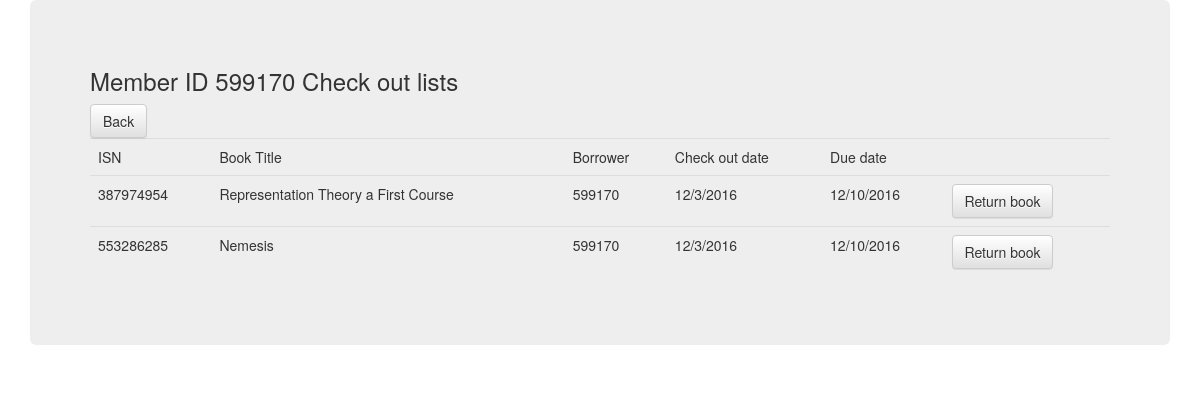
Screenshot of /mingyuanDB/searchcheckout.php?member_id=599170 with the database file from the repository.
### tables this page shows
CREATE TABLE `check_outs` (
  `serial_number` int(11) NOT NULL,
  `member_id` int(11) NOT NULL,
  `check_out_date` varchar(40) NOT NULL,
  `due_date` varchar(40) NOT NULL
);

CREATE TABLE `book` (
  `book_id` int(11) NOT NULL,
  `Author_id` int(11) NOT NULL,
  `publisher_id` int(11) NOT NULL,
  `subject_id` int(100) NOT NULL,
  `title` varchar(100) NOT NULL,
  `year` int(11) NOT NULL
);

### mingyuanDB/searchcheckout.php (the view, shortened to what this page needs)
<!DOCTYPE html PUBLIC "-//W3C//DTD XHTML 1.0 Transitional//EN" "http://www.w3.org/TR/xhtml1/DTD/xhtml1-transitional.dtd">
<html xmlns="http://www.w3.org/1999/xhtml">
<head>
    <link rel="stylesheet" href="https://maxcdn.bootstrapcdn.com/bootstrap/3.3.6/css/bootstrap.min.css" />
    <link rel="stylesheet" href="https://maxcdn.bootstrapcdn.com/bootstrap/3.3.6/css/bootstrap-theme.min.css" />
</head>
<div class="container">
    <div class="jumbotron">
        <?php
require 'database/connect.php';
$member_id = $_REQUEST['member_id'];
$sql = "select * from check_outs,copy,book where book.book_id = copy.book_id and copy.serial_number = check_outs.serial_number and member_id = '$member_id'";
$result = mysqli_query($conn,$sql);
echo "<h3>Member ID ".$member_id." Check out lists</h3>";
echo "<a href='employeeIndex.php'><button class='btn btn-default'>Back</button></a>";
if (mysqli_num_rows($result) == 0){
    echo "<p>No checkouts</p>";
    mysqli_free_result($result);
    mysqli_close($conn);
}
else{
    echo "<table class='table'>";
    echo        "<tr><td>ISN</td><td>Book Title</td><td>Borrower</td><td>Check out date</td><td>Due date</td><td></td></tr>";
    while($row = $result->fetch_assoc()) {
		echo "<form action='returnbook.php' method='post'><input type='text' name='serial_number' style='display:none;' value=".$row["serial_number"]." />";
        echo "<tr><td>" .
        $row["book_id"]. " </td><td> " .
        $row["title"]. "</td><td>".
        $row["member_id"]. "</td><td>".
        $row["check_out_date"]. "</td><td>" .
        $row["due_date"].  "</td><td>".
        "<button type='submit' class='btn btn-default'>Return book</button>"."</td><tr>";
		echo "</form>";
    }
    echo  "</table>";
}
        ?>
    </div>
</div>
</html>

### rows the page displays
check_outs: book.book_id "387974954", book.title "Representation Theory a First Course", member "599170", check_out_date "12/3/2016", due_date "12/10/2016"
check_outs: book.book_id "553286285", book.title "Nemesis", member "599170", check_out_date "12/3/2016", due_date "12/10/2016"

### other values shown
$member_id "599170"
